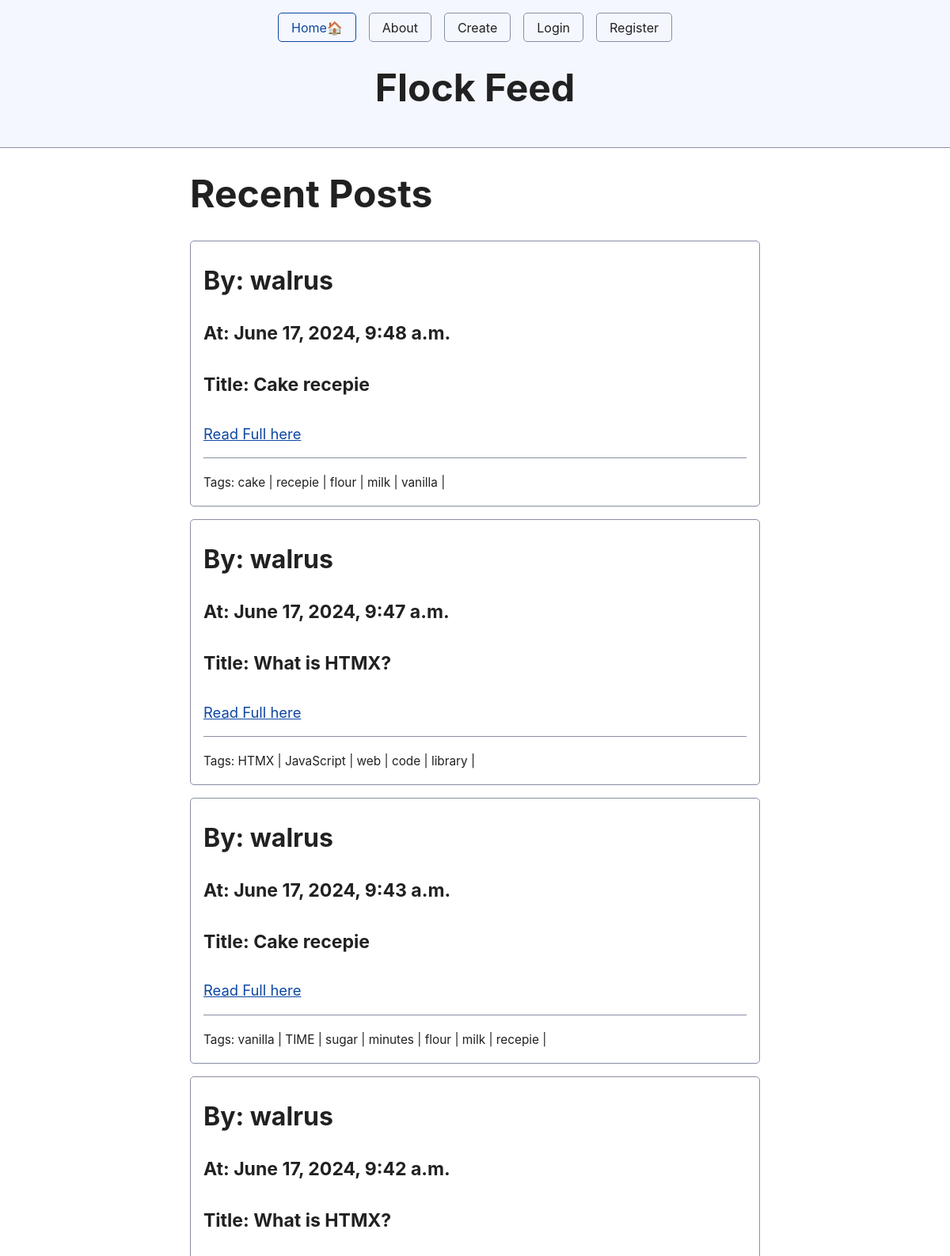
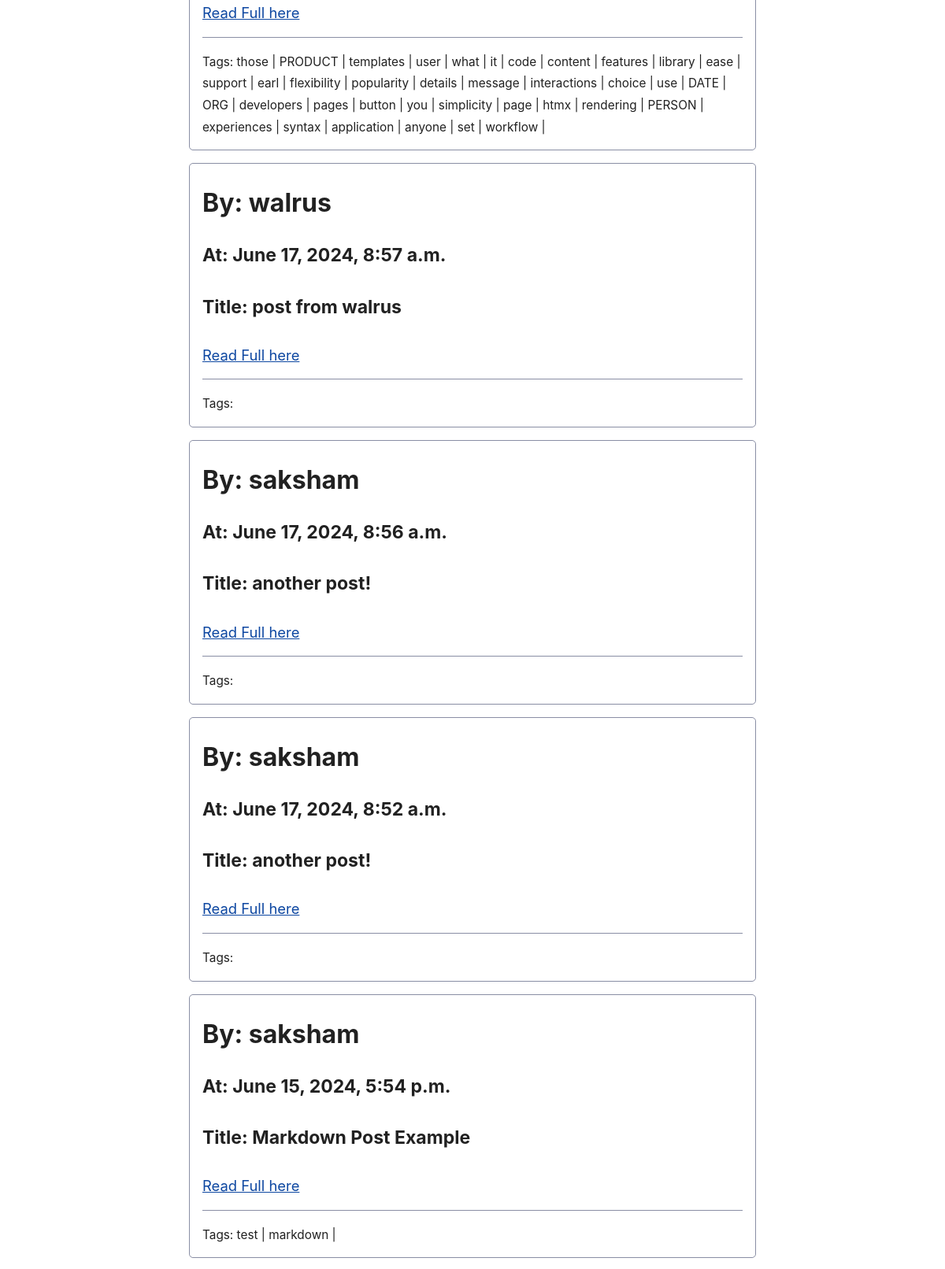
The page / (upper part) on the database its author committed (2 pictures, top to bottom).
### flock_feed/models.py (models this page shows, shortened)
class Post(models.Model):
    id = models.UUIDField(primary_key=True, default=uuid.uuid4)
    title = models.CharField(max_length=100)
    content = models.TextField()
    tags = models.JSONField()
    created = models.DateTimeField(auto_now_add=True)
    author = models.ForeignKey(User, on_delete=models.CASCADE)

### flock_feed/views.py (the view)
# urls.py: path("", PostListView.as_view(), name="flock_feed_home"),
class PostListView(ListView):
    model = Post
    template_name = 'flock_feed/index.html'  # <app>/<model>_<viewtype>.html
    context_object_name = 'posts'
    ordering = ['-created']

### flock_feed/templates/flock_feed/index.html (shortened to what this page needs)
{% extends "flock_feed/base.html" %}
{% block body %}
{% load markdown_filter %}
<h1>Recent Posts</h1>
{% for post in posts %}
<article>
  <h3>By: {{ post.author.username }}</h3>
  <h4>At: {{ post.created }}</h4>
  <h4>Title: {{ post.title }}</h4>
  <a href="{% url 'post_detail' post.id %}">Read Full here</a>
  <hr>
  <small>Tags:
  {% for tag in post.tags %}
  {{ tag }} |
  {% endfor %}
  </small>
</article>
{% endfor %}
{% endblock %}

### flock_feed/templates/flock_feed/base.html (shortened to what this page needs)
<!DOCTYPE html>
<html lang="en">
<head>
    {% load static %}
<link rel="stylesheet" href="{% static 'flock_feed/simple.css' %}">
</head>
<body>
    <header>
        <nav>
            <ul>
                <li><a href="{% url 'flock_feed_home' %}" class="{% if request.resolver_match.url_name == 'flock_feed_home' %}current{% endif %}">Home🏠️</a></li>
                <li><a href="{% url 'flock_feed_about' %}" class="{% if request.resolver_match.url_name == 'flock_feed_about' %}current{% endif %}">About</a></li>
                <li><a href="{% url 'post_create' %}" class="{% if request.resolver_match.url_name == 'post_create' %}current{% endif %}">Create</a></li>
                {% if user.is_authenticated %}
                <li>
                    <form method="post" action="{% url 'user_logout' %}" id="logout_form">
                        {% csrf_token %}
                        <a href="#" onclick="document.getElementById('logout_form').submit();">Logout</a>
                    </form>
                </li>
                <li><a href="{% url 'user_profile_self' %}" class="{% if request.resolver_match.url_name == 'user_profile_self' %}current{% endif %}">Profile</a></li>
                {% else %}
                <li><a href="{% url 'user_login' %}" class="{% if request.resolver_match.url_name == 'user_login' %}current{% endif %}">Login</a></li>
                <li><a href="{% url 'user_registration' %}" class="{% if request.resolver_match.url_name == 'user_registration' %}current{% endif %}">Register</a></li>
                {% endif %}
            </ul>
        </nav>
        <h1>Flock Feed</h1>
    </header>
    {% block body %} {% endblock %}
</body>
</html>

### flock_feed/static/flock_feed/simple.css (style rules this page uses)
:root,::backdrop { --sans-font:-apple-system,BlinkMacSystemFont,"Avenir Next",Avenir,"Nimbus Sans L",Roboto,"Noto Sans","Segoe UI",Arial,Helvetica,"Helvetica Neue",sans-serif;--mono-font:Consolas,Menlo,Monaco,"Andale Mono","Ubuntu Mono",monospace;--standard-border-radius:5px;--bg:#fff;--accent-bg:#f5f7ff;--text:#212121;--text-light:#585858;--border:#898ea4;--accent:#0d47a1;--accent-hover:#1266e2;--accent-text:var(--bg);--code:#d81b60;--preformatted:#444;--marked:#fd3;--disabled:#efefef }
*,:before,:after { box-sizing:border-box }
html { font-family:var(--sans-font);scroll-behavior:smooth }
body { color:var(--text);background-color:var(--bg);grid-template-columns:1fr min(45rem,90%) 1fr;margin:0;font-size:1.15rem;line-height:1.5;display:grid }
body>* { grid-column:2 }
body>header { background-color:var(--accent-bg);border-bottom:1px solid var(--border);text-align:center;grid-column:1/-1;padding:0 .5rem 2rem }
body>header h1 { max-width:1200px;margin:1rem auto }
h1 { font-size:3rem }
h3 { margin-top:3rem;font-size:2rem }
h4 { font-size:1.44rem }
p,h1,h2,h3,h4,h5,h6 { overflow-wrap:break-word }
h1,h2,h3 { line-height:1.1 }
a,a:visited { color:var(--accent) }
header>nav { padding:1rem 0 0;font-size:1rem;line-height:2 }
header>nav ul,header>nav ol { flex-flow:wrap;place-content:space-around center;align-items:center;margin:0;padding:0;list-style-type:none;display:flex }
header>nav ul li,header>nav ol li { display:inline-block }
header>nav a,header>nav a:visited { border:1px solid var(--border);border-radius:var(--standard-border-radius);color:var(--text);margin:0 .5rem 1rem;padding:.1rem 1rem;text-decoration:none;display:inline-block }
header>nav a:hover,header>nav a.current,header>nav a[aria-current=page] { border-color:var(--accent);color:var(--accent);cursor:pointer }
article,fieldset,dialog { border:1px solid var(--border);border-radius:var(--standard-border-radius);margin-bottom:1rem;padding:1rem }
article h2:first-child,section h2:first-child,article h3:first-child,section h3:first-child { margin-top:1rem }
hr { background:var(--border);border:none;height:1px;margin:1rem auto }

### rows shown on the page
Post: author.username "walrus", created "June 17, 2024, 9:48 a.m.", title "Cake recepie", tags "cake" "recepie" "flour" "milk" "vanilla"
Post: author.username "walrus", created "June 17, 2024, 9:47 a.m.", title "What is HTMX?", tags "HTMX" "JavaScript" "web" "code" "library"
Post: author.username "walrus", created "June 17, 2024, 9:43 a.m.", title "Cake recepie", tags "vanilla" "TIME" "sugar" "minutes" "flour" "milk" "recepie"
Post: author.username "walrus", created "June 17, 2024, 9:42 a.m.", title "What is HTMX?", tags "those" "PRODUCT" "templates" "user" "what" "it" "code" "content" "features" "library" "ease" "support" "earl" "flexibility" "popularity" "details" "message" "interactions" "choice" "use" "DATE" "ORG" "developers" "pages" "button" "you" "simplicity" "page" "htmx" "rendering" "PERSON" "experiences" "syntax" "application" "anyone" "set" "workflow"
Post: author.username "walrus", created "June 17, 2024, 8:57 a.m.", title "post from walrus"
Post: author.username "saksham", created "June 17, 2024, 8:56 a.m.", title "another post!"
Post: author.username "saksham", created "June 17, 2024, 8:52 a.m.", title "another post!"
Post: author.username "saksham", created "June 15, 2024, 5:54 p.m.", title "Markdown Post Example", tags "test" "markdown"
